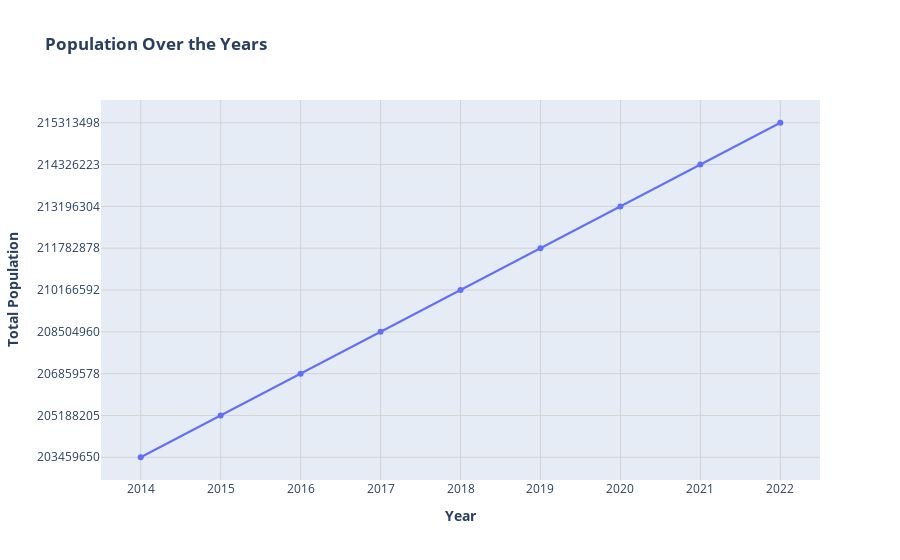

Notebook code cell kept with this figure:
### Code cell
fig = go.Figure()

fig.add_trace(go.Scatter(x=df.iloc[1:,0], y=df.iloc[1:,1], mode='lines+markers', name='Population'))

fig.update_layout(
    title='<b>Population Over the Years</b>', 
    xaxis_title='<b>Year</b>', 
    yaxis_title='<b>Total Population</b>', 
    xaxis=dict(showgrid=True, gridwidth=1, gridcolor='LightGray'),
    yaxis=dict(showgrid=True, gridwidth=1, gridcolor='LightGray')
    )

fig.show()

### Figure 1 — Plotly figure (JSON) as saved in the notebook; plotly's stock layout.template omitted (floating-point values rounded to 4 significant figures)
{"data": [{"mode": "lines+markers", "name": "Population", "type": "scatter", "x": ["2014", "2015", "2016", "2017", "2018", "2019", "2020", "2021", "2022"], "y": ["203459650", "205188205", "206859578", "208504960", "210166592", "211782878", "213196304", "214326223", "215313498"]}], "layout": {"title": {"text": "<b>Population Over the Years</b>"}, "xaxis": {"gridcolor": "LightGray", "gridwidth": 1, "showgrid": true, "title": {"text": "<b>Year</b>"}}, "yaxis": {"gridcolor": "LightGray", "gridwidth": 1, "showgrid": true, "title": {"text": "<b>Total Population</b>"}}}}
